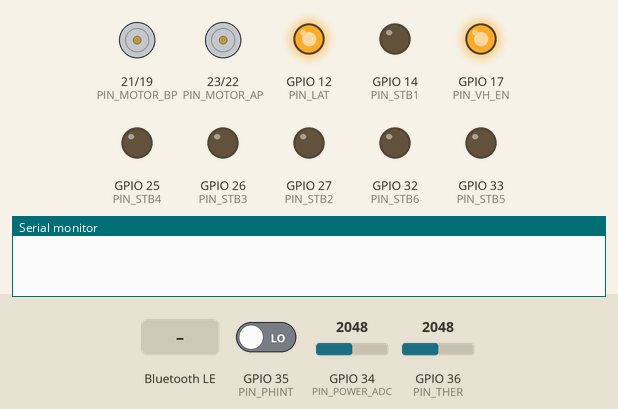
Simulated run of this program. Board: ESP32. Parts: motor-driver pin pairs drawn as motors (green arrow = first pin HIGH = forward, orange = second pin HIGH = backward, longer = more drive), output pins drawn as LEDs (lit = HIGH), the last lines printed to the serial monitor. The inputs (shaded band) are chosen by the test bench; at power-on: GPIO 36 (PIN_THER) = 2048, GPIO 34 (PIN_POWER_ADC) = 2048, GPIO 35 (PIN_PHINT) LOW (analog values on the 0–4095 scale). Nothing arrives over Bluetooth unless stated; a phone connects over Bluetooth LE 3 s after start.

Above: at 1.2 s.
1.3 s: Bluetooth LE write "1" received
2.8 s: GPIO 36 (PIN_THER) set to 2150
At 4.1 s:
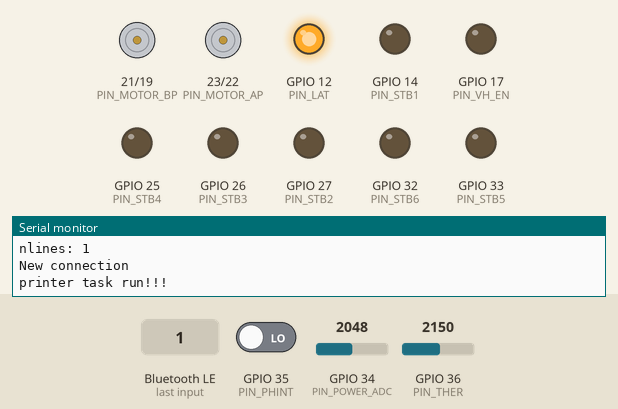
4.5 s: Bluetooth LE write "1" received
At 5.3 s:
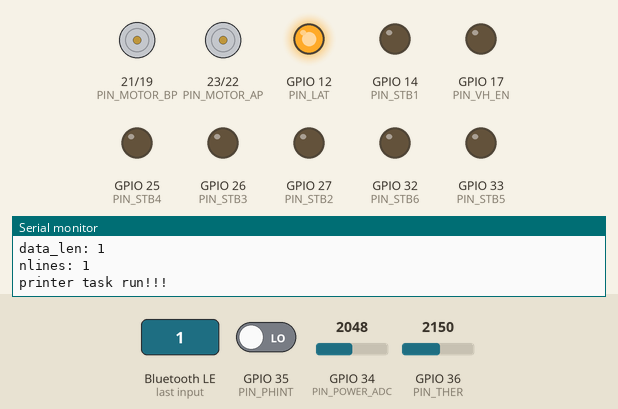
Timing chart, 0 to 7.5 s (numbered marks = the images above; inputs shaded):
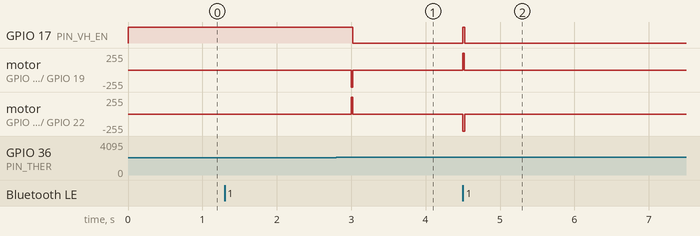

The program:

main.cpp
```cpp
#include <Arduino.h>
#include "printer.h"
#include "test.h"

void setup()
{
  Serial.begin(115200);
  printer_init();

  xTaskCreate(printting_task, "printting_task", 1024, NULL, 2, NULL);
  xTaskCreate(check_paper_task, "check_paper_task", 1024, NULL, 1, NULL);
  xTaskCreate(check_temp_task, "check_temp_task", 1024, NULL, 1, NULL);
  xTaskCreate(check_battery_task, "check_battery_task", 1024, NULL, 1, NULL);
}

void loop()
{
  while (1)
  {
    delay(5000);
  }
}
```

ble.cpp
```cpp
#include <BLEDevice.h>
#include <BLEServer.h>
#include <BLEUtils.h>
#include <BLE2902.h>

#include "printer.h"

#define PRINTER_SERVICE_UUID "7E400001-B5A3-F393-E0A9-E50E24DCCA9E"
#define FREE_BUFFER_SIZE_UUID "7E400002-B5A3-F393-E0A9-E50E24DCCA9E"
#define TEMPERATURE_UUID "7E400003-B5A3-F393-E0A9-E50E24DCCA9E"
#define BATTERY_VOLTS_UUID "7E400004-B5A3-F393-E0A9-E50E24DCCA9E"
#define LACK_OF_PAPER_UUID "7E400005-B5A3-F393-E0A9-E50E24DCCA9E"
#define PRINT_IMAGE_DATA_UUID "7E400006-B5A3-F393-E0A9-E50E24DCCA9E"

class MiniPrinterServerCallbacks : public BLEServerCallbacks
{
    void onConnect(BLEServer *s)
    {
        Serial.println("New connection");
        printer_des.connected = true;
    }
    void onDisconnect(BLEServer *s)
    {
        Serial.println("Delete connection");
        printer_des.connected = false;
        s->startAdvertising();
    }
};

class MiniPrinterCharateristicsCallback : public BLECharacteristicCallbacks
{
public:
    void onWrite(BLECharacteristic *c)
    {
        size_t data_len = c->getLength();
        uint8_t nlines = (data_len + PRINTER_LINE_BYTES - 1) / PRINTER_LINE_BYTES;
        uint8_t *data = c->getData();

        Serial.print("data_len: ");
        Serial.println(data_len);
        Serial.print("nlines: ");
        Serial.println(nlines);

        xSemaphoreTake(printer_des.buffer_mutex, 0);

        memcpy(printer_des.buffer[printer_des.write_ptr], data, data_len);
        // memset(printer_des.buffer[printer_des.write_ptr], *data, PRINTER_LINE_BYTES);
        printer_des.write_ptr = (printer_des.write_ptr + nlines) % PRINTER_MAX_NLINE;
        printer_des.size += nlines;
        printer_des.free -= nlines;

        xSemaphoreGive(printer_des.buffer_mutex);
    }

    void onRead(BLECharacteristic *c)
    {
        BLEUUID uuid = c->getUUID();
        if (uuid.equals(BLEUUID::fromString(FREE_BUFFER_SIZE_UUID)))
        {
            Serial.println("client read free buffer size...");

            xSemaphoreTake(printer_des.buffer_mutex, 0);
            uint32_t free_buffer_size = printer_des.free;
            c->setValue(free_buffer_size);
            xSemaphoreGive(printer_des.buffer_mutex);
        }
        else if (uuid.equals(BLEUUID::fromString(TEMPERATURE_UUID)))
        {
            Serial.println("client read temperature...");
            float temp = printer_des.temp;
            c->setValue(temp);
        }
        else if (uuid.equals(BLEUUID::fromString(BATTERY_VOLTS_UUID)))
        {
            Serial.println("client read free battery volts...");
            float vlots = printer_des.battery;
            c->setValue(vlots);
        }
        else if (uuid.equals(BLEUUID::fromString(LACK_OF_PAPER_UUID)))
        {
            Serial.println("client read if is lack of paper...");
            int lackof_paper = printer_des.lackof_paper;
            c->setValue(lackof_paper);
        }
        else
        {
            Serial.println("INVALID uuid to read: ");
        }
    }
};

void ble_init(void)
{
    // Create the BLE Device
    BLEDevice::init("mini printer v1");

    // Create the BLE Server
    BLEServer *printer_server = BLEDevice::createServer();
    printer_server->setCallbacks(new MiniPrinterServerCallbacks());

    // Create the BLE Service
    BLEService *printer_service = printer_server->createService(PRINTER_SERVICE_UUID);

    // Create BLE Characteristics
    MiniPrinterCharateristicsCallback *callback = new MiniPrinterCharateristicsCallback();

    BLECharacteristic *free_buffer_size = printer_service->createCharacteristic(FREE_BUFFER_SIZE_UUID, BLECharacteristic::PROPERTY_READ);
    BLECharacteristic *temperature = printer_service->createCharacteristic(TEMPERATURE_UUID, BLECharacteristic::PROPERTY_READ);
    BLECharacteristic *battery_volts = printer_service->createCharacteristic(BATTERY_VOLTS_UUID, BLECharacteristic::PROPERTY_READ);
    BLECharacteristic *lack_of_paper = printer_service->createCharacteristic(LACK_OF_PAPER_UUID, BLECharacteristic::PROPERTY_READ);
    BLECharacteristic *print_image_data = printer_service->createCharacteristic(PRINT_IMAGE_DATA_UUID, BLECharacteristic::PROPERTY_WRITE);

    free_buffer_size->setCallbacks(callback);
    temperature->setCallbacks(callback);
    battery_volts->setCallbacks(callback);
    lack_of_paper->setCallbacks(callback);
    print_image_data->setCallbacks(callback);

    // Start the service
    printer_service->start();

    // Start advertising
    printer_server->getAdvertising()->start();
}
```

jx2r.cpp
```cpp
#include <SPI.h>
#include "printer.h"

#define JX2R_HEAT_TIME_US 2000
#define JX2R_COOLING_TIME_US 200

static uint8_t stb_pins[6] = {
    PIN_STB1,
    PIN_STB2,
    PIN_STB3,
    PIN_STB4,
    PIN_STB5,
    PIN_STB6,
};
static uint8_t motor_pins[4] = {
    PIN_MOTOR_AP,
    PIN_MOTOR_BP,
    PIN_MOTOR_AN,
    PIN_MOTOR_BN,
};
static uint8_t motor_steps[][4] = {
    {1, 0, 0, 1},
    {0, 0, 0, 1},
    {0, 0, 1, 1},
    {0, 0, 1, 0},
    {0, 1, 1, 0},
    {0, 1, 0, 0},
    {1, 1, 0, 0},
    {1, 0, 0, 0},
};

void jx2r_motor_init(void)
{
    for (int i = 0; i < 4; i++)
    {
        pinMode(motor_pins[i], OUTPUT);
        digitalWrite(motor_pins[i], LOW);
    }
}

void jx2r_motor_run(uint8_t nsteps, MotorDirs dir)
{
    static uint8_t index = 0;

    while (nsteps > 0)
    {
        // run one step
        for (int i = 0; i < 4; i++)
        {
            digitalWrite(motor_pins[i], motor_steps[index][i]);
        }
        delay(2);

        nsteps--;
        if (dir == Motor_Dir1)
        {
            index = (index + 1) % 8;
        }
        else
        {
            index = index == 0 ? 7 : index - 1;
        }
    }
}

void jx2r_motor_stop(void)
{
    for (int i = 0; i < 4; i++)
    {
        digitalWrite(motor_pins[i], LOW);
    }
}

static SPIClass hspi = SPIClass(HSPI);
static SPISettings spi_settings = SPISettings(1000000, SPI_MSBFIRST, SPI_MODE0);

void jx2r_spi_init(void)
{
    hspi.begin(PIN_SPI_SCK, -1, PIN_SPI_SDA, -1);
    hspi.setFrequency(2000000);
}

void jx2r_spi_send(uint8_t *data, uint8_t len)
{
    hspi.beginTransaction(spi_settings);
    hspi.transfer(data, len);
    hspi.endTransaction();

    digitalWrite(PIN_LAT, LOW);
    delayMicroseconds(1);
    digitalWrite(PIN_LAT, HIGH);
}

bool jx2r_printer_ready(void)
{
    return printer_des.connected && printer_des.size > 0 && printer_des.temp < 50 && !printer_des.lackof_paper;
}

void jx2r_print_one_line(uint8_t *data, uint8_t len)
{
    jx2r_power_on();
    jx2r_spi_send(data, len);

    // Need to be on the right place first
    jx2r_motor_run(1);

    // Heat the paper
    for (int i = 0; i < 6; i++)
    {
        digitalWrite(stb_pins[i], HIGH);
        delayMicroseconds(JX2R_HEAT_TIME_US);
        digitalWrite(stb_pins[i], LOW);
        delayMicroseconds(JX2R_COOLING_TIME_US);
    }

    // Go on for the next line, since that the motor walk four steps per line
    jx2r_motor_run(3);
    jx2r_motor_stop();

    jx2r_power_off();
}

void jx2r_power_on(void)
{
    digitalWrite(PIN_VH_EN, HIGH);
}

void jx2r_power_off(void)
{
    digitalWrite(PIN_VH_EN, LOW);
}

void jx2r_init(void)
{
    jx2r_motor_init();

    pinMode(PIN_SPI_SCK, OUTPUT);
    pinMode(PIN_SPI_SDA, OUTPUT);
    jx2r_spi_init();

    for (int i = 0; i < 6; i++)
    {
        pinMode(stb_pins[i], OUTPUT);
        digitalWrite(stb_pins[i], LOW);
    }

    pinMode(PIN_LAT, OUTPUT);
    digitalWrite(PIN_LAT, HIGH);

    pinMode(PIN_VH_EN, OUTPUT);
    digitalWrite(PIN_VH_EN, HIGH);

    analogReadResolution(12);
    pinMode(PIN_PHINT, INPUT);
}

float jx2r_check_temp(void)
{

    const float B = 3950;
    const float R25 = 30;
    const float T25 = 273.15 + 25;

    float tx = 0.0;

    uint32_t v = analogReadMilliVolts(PIN_THER);
    float rx = 10.0 * v / (3300.0 - v);
    tx = B * T25 / (T25 * log(rx / R25) + B);

    return tx - 273.15;
}

bool jx2r_lackof_paper(void)
{
    return digitalRead(PIN_PHINT) == HIGH;
}
```

printer.cpp
```cpp
#include "printer.h"

PrinterDes printer_des;

void printer_des_init(void)
{
    memset(&printer_des, 0, sizeof(printer_des));
    printer_des.lackof_paper = true;
    printer_des.free = PRINTER_MAX_NLINE;
    printer_des.buffer_mutex = xSemaphoreCreateMutex();
}

void printer_init(void)
{
    printer_des_init();
    jx2r_init();
    ble_init();
}
```

printer.h
```cpp
#ifndef PRINTER_H
#define PRINTER_H

#include <Arduino.h>

#define PRINTER_MAX_NLINE 50
#define PRINTER_LINE_BYTES 48

enum PinDefs
{
    // Motor pins
    PIN_MOTOR_AP = 23,
    PIN_MOTOR_BP = 21,
    PIN_MOTOR_AN = 22,
    PIN_MOTOR_BN = 19,

    // SPI pins
    PIN_SPI_SCK = 15,
    PIN_SPI_SDA = 13,

    // STB pins
    PIN_STB1 = 14,
    PIN_STB2 = 27,
    PIN_STB3 = 26,
    PIN_STB4 = 25,
    PIN_STB5 = 33,
    PIN_STB6 = 32,

    // Data latch pin
    PIN_LAT = 12,

    // Printer heat power enable pin
    PIN_VH_EN = 17,

    // Sensors pin
    PIN_POWER_ADC = 34,
    PIN_THER = 36,
    PIN_PHINT = 35,
};

enum MotorDirs
{
    Motor_Dir1,
    Motor_Dir2,
};

/* JX2R motor APIs */
void jx2r_motor_init(void);
void jx2r_motor_run(uint8_t nsteps, MotorDirs dir = Motor_Dir1);
void jx2r_motor_stop(void);

/* JX2R printer APIs */
void jx2r_spi_init(void);
void jx2r_spi_send(uint8_t *data, uint8_t len);
bool jx2r_printer_ready(void);
void jx2r_print_one_line(uint8_t *data, uint8_t len = 48);
void jx2r_power_on(void);
void jx2r_power_off(void);
void jx2r_init(void);

/* JX2R sensor APIs */
float jx2r_check_temp(void);
bool jx2r_lackof_paper(void);

/* Printer data */
struct PrinterDes
{
    uint8_t buffer[PRINTER_MAX_NLINE][PRINTER_LINE_BYTES];
    uint8_t read_ptr;
    uint8_t write_ptr;
    uint8_t size;
    uint8_t free;
    SemaphoreHandle_t buffer_mutex;

    float temp;
    float battery;
    bool lackof_paper;

    bool connected;
};

extern PrinterDes printer_des;

void printer_des_init(void);
void printer_init(void);

/* BLE settings */
void ble_init(void);

/* Tasks */
void printting_task(void *arg);
void check_temp_task(void *arg);
void check_paper_task(void *arg);
void check_battery_task(void *arg);

#endif
```

tasks.cpp
```cpp
#include "printer.h"

void printting_task(void *arg)
{
    for (;;)
    {
        if (jx2r_printer_ready())
        {
            xSemaphoreTake(printer_des.buffer_mutex, 0);
            jx2r_print_one_line(printer_des.buffer[printer_des.read_ptr], 48);
            printer_des.read_ptr = (printer_des.read_ptr + 1) % PRINTER_MAX_NLINE;
            printer_des.size--;
            xSemaphoreGive(printer_des.buffer_mutex);
            Serial.println("printer task run!!!");
        }
        delay(10);
    }
}

void check_temp_task(void *arg)
{
    for (;;)
    {
        printer_des.temp = jx2r_check_temp();
        delay(100);
    }
}

void check_paper_task(void *arg)
{
    for (;;)
    {
        printer_des.lackof_paper = jx2r_lackof_paper();
        delay(20);
    }
}

void check_battery_task(void *arg)
{
    for (;;)
    {
        printer_des.battery = analogReadMilliVolts(PIN_POWER_ADC) / 1000.0 * 2;
        delay(100);
    }
}
```

test.cpp
```cpp
#include "printer.h"

void test_case1(void)
{
    uint8_t buffer[48];

    for (int i = 0; i < 6; i++)
    {
        for (int j = 0; j < 5; j++)
        {
            memset(buffer, 0, 48);
            memset(buffer + 8 * i, 0x55, 8);
            jx2r_print_one_line(buffer);
        }
    }
}

void test_case2(void)
{
    uint8_t buffer[48];

    for (int i = 0; i < 6; i++)
    {
        for (int j = 0; j < 5; j++)
        {
            memset(buffer, 0, 48);
            memset(buffer + (5 - i) * 8, 0x55, 8);
            jx2r_print_one_line(buffer);
        }
    }
}
```

test.h
```cpp
#ifndef TEST_H
#define TEST_H

void test_case1(void);
void test_case2(void);

#endif
```

Measured:
- the behaviour switches between 2123 and 2124 on GPIO 36 (PIN_THER) (found by bisection; images 0 and 1)
- after the input at 2.8 s, GPIO 17 (PIN_VH_EN): HIGH → LOW after 0.22 s; motor on GPIO 21 (PIN_MOTOR_BP) / GPIO 19 (PIN_MOTOR_BN): stopped → backward 255/255 after 0.20 s, → stopped 0.02 s later; motor on GPIO 23 (PIN_MOTOR_AP) / GPIO 22 (PIN_MOTOR_AN): stopped → forward 255/255 after 0.20 s, → stopped 0.02 s later
- after the input at 4.5 s, GPIO 17 (PIN_VH_EN): LOW → HIGH at once, → LOW 0.02 s later; motor on GPIO 21 (PIN_MOTOR_BP) / GPIO 19 (PIN_MOTOR_BN): stopped → forward 255/255 at once, → stopped 0.02 s later; motor on GPIO 23 (PIN_MOTOR_AP) / GPIO 22 (PIN_MOTOR_AN): stopped → backward 255/255 at once, → stopped 0.02 s later
